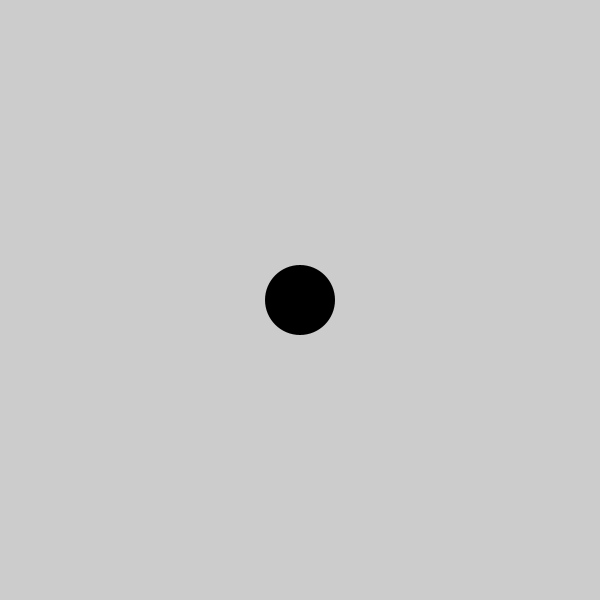
Frame 1 (no input)
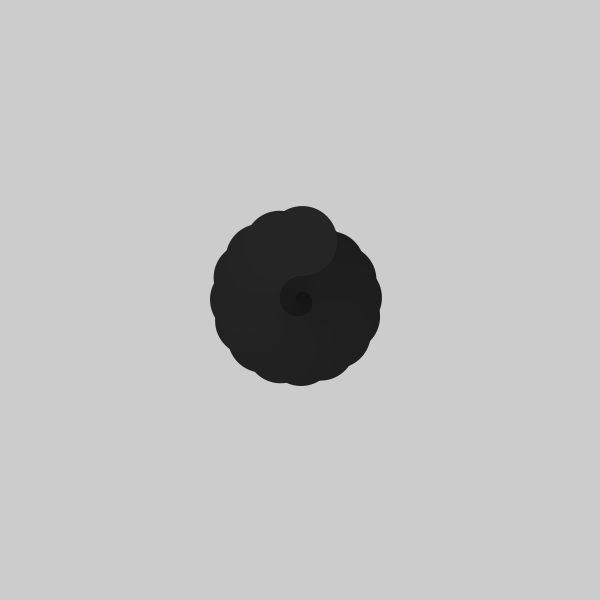
Frame 60 (the mouse pressed at the canvas centre just before this capture)
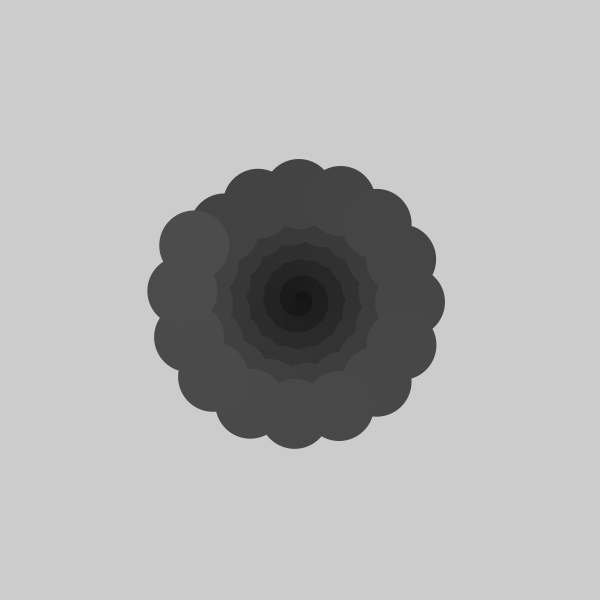
Frame 120 (the mouse held since frame 60 and released just before this capture)

The Processing sketch that drew these frames (run headless with seeded random() and noise(); from frame 60 on, the mouse is pressed at the canvas centre):

// Processing sketch: processing_107773
// ── processing_107773.pde

float x,y, theta, r, c;

void setup() {
  size(600,600);
  x = width/2;
  y = height/2;
}

void draw() {

  float x = width/2 + r * cos(theta);
  float y = width/2 + r * sin(theta);

  // Draw an ellipse at x,y
  noStroke();
  c = int(0+(1.6*theta));
  fill(c);
  noStroke();
  // Adjust for center of window
  ellipse(x, y, 70, 70); 

  // Increment the angle
  theta += .4;
  // Increment the radius
  r += 1;

}
